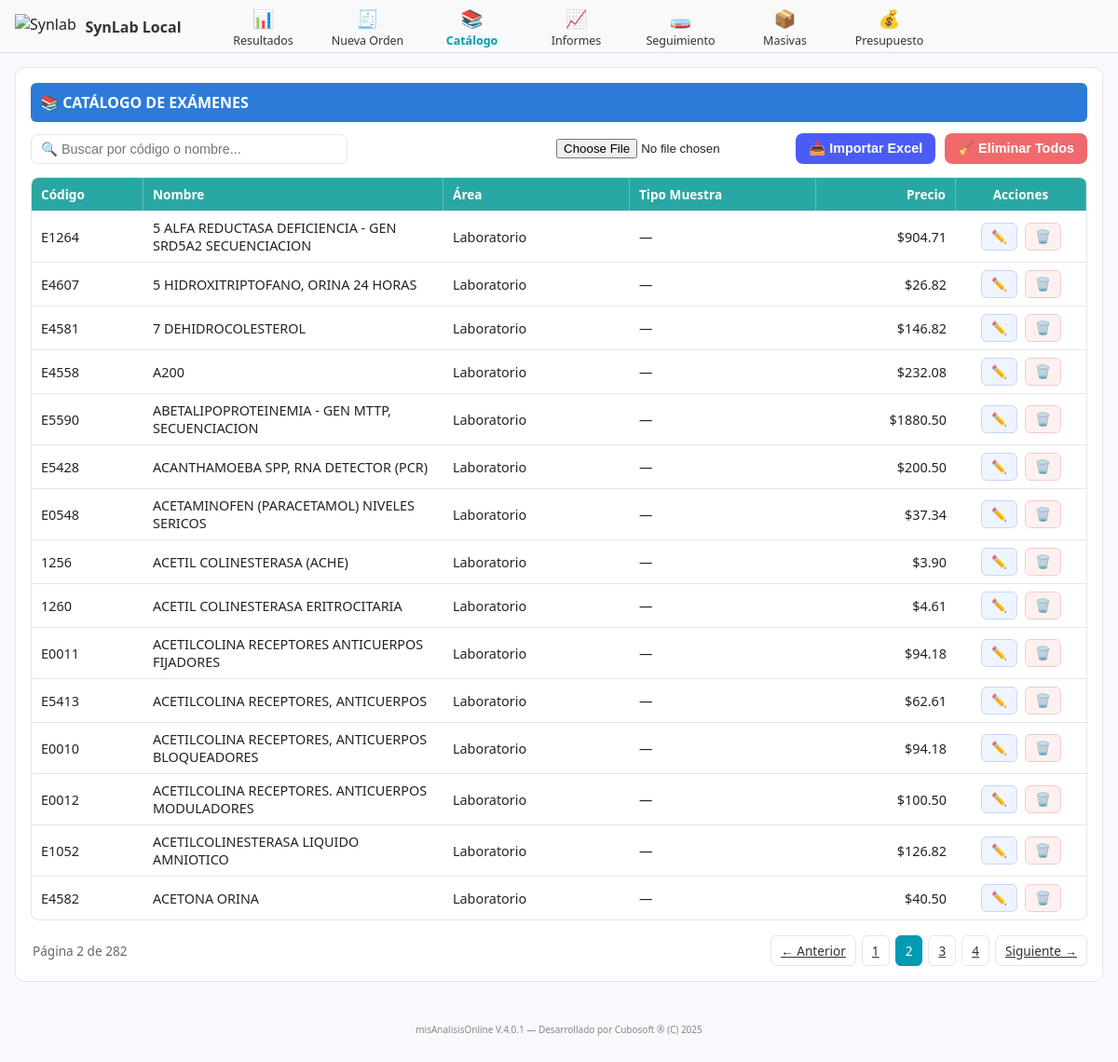
The page /catalogo/?page=2 (signed in) on the database its author committed.
### laboratorio/models.py (models this page shows, shortened)
class Examen(models.Model):
    codigo = models.CharField(max_length=50, unique=True)
    nombre = models.CharField(max_length=200)
    area = models.CharField(max_length=100)
    unidad = models.CharField(max_length=50, blank=True, null=True)
    muestra = models.CharField(max_length=100, blank=True, null=True)  # 🧪 NUEVO CAMPO
    precio = models.DecimalField(max_digits=10, decimal_places=2, default=0.00)
    referencia_synlab = models.CharField(max_length=50, blank=True, null=True)
    activo = models.BooleanField(default=True)
    creado_en = models.DateTimeField(auto_now_add=True)
    actualizado_en = models.DateTimeField(auto_now=True)
    creado_por = models.ForeignKey(User, related_name='examen_creado_por', on_delete=models.SET_NULL, null=True, blank=True)
    modificado_por = models.ForeignKey(User, related_name='examen_modificado_por', on_delete=models.SET_NULL, null=True, blank=True)

### laboratorio/views.py (the view)
# urls.py: path('catalogo/', views.catalogo_examenes, name='catalogo_examenes'),
@login_required
def catalogo_examenes(request):
    examenes_list = Examen.objects.all().order_by('area', 'nombre')
    query = request.GET.get('q', '').strip()
    if query:
        examenes_list = examenes_list.filter(nombre__icontains=query) | examenes_list.filter(codigo__icontains=query)
    paginator = Paginator(examenes_list, 15)
    page_number = request.GET.get('page')
    examenes = paginator.get_page(page_number)
    return render(request, 'laboratorio/catalogo.html', {'examenes': examenes, 'query': query})

### laboratorio/templates/laboratorio/catalogo.html (shortened to what this page needs)
{% extends "base.html" %}
{% block content %}
<div class="slx-panel">
  <div class="slx-title">📚 Catálogo de Exámenes</div>
  <div class="slx-header">
    <div class="slx-searchbar">
      <input type="search" id="buscarExamen" value="{{ query }}" class="slx-input" placeholder="🔍 Buscar por código o nombre...">
    </div>
    <div style="display:flex; gap:10px; align-items:center;">
      <form method="post" action="{% url 'catalogo_importar_excel' %}" enctype="multipart/form-data" class="d-flex align-items-center gap-2">
        <input type="file" name="archivo" accept=".xlsx" required>
        <button class="slx-btn slx-btn--blue">📤 Importar Excel</button>
      </form>
      <button type="button" id="btnEliminarTodos" class="slx-btn slx-btn--red">🧹 Eliminar Todos</button>
    </div>
  </div>
  <div id="tablaExamenes" class="slx-tablewrap">
    <div class="slx-thead">
      <div>Código</div>
      <div>Nombre</div>
      <div>Área</div>
      <div>Tipo Muestra</div>
      <div style="text-align:right;">Precio</div>
      <div style="text-align:center;">Acciones</div>
    </div>
    {% for e in examenes %}
    <div class="slx-row" data-id="{{ e.id }}">
      <div>{{ e.codigo }}</div>
      <div>{{ e.nombre }}</div>
      <div>{{ e.area }}</div>
      <div>{{ e.muestra|default:"—" }}</div>
      <div style="text-align:right;">${{ e.precio|floatformat:2 }}</div>
      <div class="slx-actions">
        <button class="slx-mini slx-mini--edit btn-edit" title="Editar">✏️</button>
        <button class="slx-mini slx-mini--del btn-del" title="Eliminar">🗑️</button>
      </div>
    </div>
    {% empty %}
    <div class="slx-empty">No hay exámenes registrados</div>
    {% endfor %}
  </div>
  {% if examenes.has_other_pages %}
  <div class="slx-pagination">
    <div class="slx-page-info">
      Página {{ examenes.number }} de {{ examenes.paginator.num_pages }}
    </div>
    {% if examenes.has_previous %}
      <a href="?page={{ examenes.previous_page_number }}{% if query %}&q={{ query }}{% endif %}" class="slx-page-btn">← Anterior</a>
    {% endif %}
    {% for i in examenes.paginator.page_range %}
      {% if i == examenes.number %}
        <span class="slx-page-btn active">{{ i }}</span>
      {% elif i >= examenes.number|add:-2 and i <= examenes.number|add:2 %}
        <a href="?page={{ i }}{% if query %}&q={{ query }}{% endif %}" class="slx-page-btn">{{ i }}</a>
      {% endif %}
    {% endfor %}
    {% if examenes.has_next %}
      <a href="?page={{ examenes.next_page_number }}{% if query %}&q={{ query }}{% endif %}" class="slx-page-btn">Siguiente →</a>
    {% endif %}
  </div>
  {% endif %}
</div>
{% endblock %}

### laboratorio/static/laboratorio/CSS/estilo_ordenes.css (style rules this page uses)
:root { --bg:#f6f7fb; --card:#ffffff; --line:#e9edf3; --text:#2a2f36; --muted:#6a7380; --primary:#0b62c3; --primary-tint:#e8f2ff; --secondary:#5e6b7c; --secondary-tint:#eef2f6; --info:#7d8793; --shadow:0 1px 3px rgba(0,0,0,.06); --radius:12px; }
body { margin:0; background:var(--bg); color:var(--text); font-family:-apple-system,"Segoe UI",Roboto,Inter,Arial,sans-serif; }

### laboratorio/templates/base.html (style rules this page uses)
body { background-color:#f8f9fc;font-family:'Segoe UI',sans-serif; color:#222;margin:0;padding-top:72px; }

### laboratorio/templates/laboratorio/catalogo.html (style rules this page uses)
:root { --slx-blue:#2d7bd8; --slx-cyan:#29a7a4; --slx-border:#e3e6ea; --slx-bg:#fff; --slx-red:#e85a5e; --slx-green:#cdeedd; --slx-purple:#4b4bf7; }
.slx-panel { background:var(--slx-bg);border:1px solid var(--slx-border);border-radius:10px;padding:16px;margin-bottom:20px; }
.slx-title { background:var(--slx-blue);color:#fff;font-weight:700;padding:10px;border-radius:6px;margin-bottom:12px;text-transform:uppercase; }
.slx-header { display:flex;justify-content:space-between;align-items:center;margin-bottom:14px;flex-wrap:wrap;gap:12px; }
.slx-searchbar { display:flex;align-items:center;gap:8px;width:340px; }
.slx-input { width:100%;border:1px solid var(--slx-border);border-radius:8px;padding:7px 10px;font-size:.9rem; }
.slx-btn { display:inline-flex;align-items:center;gap:6px;font-size:.9rem;font-weight:600;border-radius:8px;padding:8px 14px;border:0;cursor:pointer; }
.slx-btn--blue { background:#4b5cf6;color:#fff; }
.slx-btn--red { background:#ef696d;color:#fff; }
.slx-tablewrap { border:1px solid var(--slx-border);border-radius:8px;overflow:hidden; }
.slx-thead { display:grid;grid-template-columns:120px 1fr 200px 200px 150px 140px;background:var(--slx-cyan);color:#fff;font-weight:700;font-size:.85rem; }
.slx-thead>div { padding:8px 10px;border-right:1px solid rgba(255,255,255,.25); }
.slx-row { display:grid;grid-template-columns:120px 1fr 200px 200px 150px 140px;border-top:1px solid var(--slx-border);align-items:center; }
.slx-row>div { padding:8px 10px;font-size:.9rem; }
.slx-actions { display:flex;justify-content:center;gap:8px; }
.slx-mini { font-size:.85rem;border-radius:6px;padding:6px 10px;cursor:pointer; }
.slx-mini--edit { background:#eef5ff;color:#2d7bd8;border:1px solid #c4d7ff; }
.slx-mini--del { background:#fff0f0;color:#d83a3a;border:1px solid #f1cccc; }
.slx-pagination { display:flex;justify-content:flex-end;align-items:center;gap:6px;margin-top:16px;flex-wrap:wrap; }
.slx-page-btn { border:1px solid var(--slx-border);background:#fff;border-radius:6px;padding:6px 10px;font-size:.85rem;cursor:pointer;color:#333; }
.slx-page-btn.active { background:#009bb3;color:#fff;border-color:#009bb3; }
.slx-page-info { font-size:.85rem;color:#666;margin-right:auto;padding-left:2px; }

### rows shown on the page
Examen: codigo "E1264", nombre "5 ALFA REDUCTASA DEFICIENCIA - GEN SRD5A2 SECUENCIACION", area "Laboratorio", muestra "—", precio "904.71"
Examen: codigo "E4607", nombre "5 HIDROXITRIPTOFANO, ORINA 24 HORAS", area "Laboratorio", muestra "—", precio "26.82"
Examen: codigo "E4581", nombre "7 DEHIDROCOLESTEROL", area "Laboratorio", muestra "—", precio "146.82"
Examen: codigo "E4558", nombre "A200", area "Laboratorio", muestra "—", precio "232.08"
Examen: codigo "E5590", nombre "ABETALIPOPROTEINEMIA - GEN MTTP, SECUENCIACION", area "Laboratorio", muestra "—", precio "1880.50"
Examen: codigo "E5428", nombre "ACANTHAMOEBA SPP, RNA DETECTOR (PCR)", area "Laboratorio", muestra "—", precio "200.50"
Examen: codigo "E0548", nombre "ACETAMINOFEN (PARACETAMOL) NIVELES SERICOS", area "Laboratorio", muestra "—", precio "37.34"
Examen: codigo "1256", nombre "ACETIL COLINESTERASA (ACHE)", area "Laboratorio", muestra "—", precio "3.90"
Examen: codigo "1260", nombre "ACETIL COLINESTERASA ERITROCITARIA", area "Laboratorio", muestra "—", precio "4.61"
Examen: codigo "E0011", nombre "ACETILCOLINA RECEPTORES ANTICUERPOS FIJADORES", area "Laboratorio", muestra "—", precio "94.18"
Examen: codigo "E5413", nombre "ACETILCOLINA RECEPTORES, ANTICUERPOS", area "Laboratorio", muestra "—", precio "62.61"
Examen: codigo "E0010", nombre "ACETILCOLINA RECEPTORES, ANTICUERPOS BLOQUEADORES", area "Laboratorio", muestra "—", precio "94.18"
Examen: codigo "E0012", nombre "ACETILCOLINA RECEPTORES. ANTICUERPOS MODULADORES", area "Laboratorio", muestra "—", precio "100.50"
Examen: codigo "E1052", nombre "ACETILCOLINESTERASA LIQUIDO AMNIOTICO", area "Laboratorio", muestra "—", precio "126.82"
Examen: codigo "E4582", nombre "ACETONA ORINA", area "Laboratorio", muestra "—", precio "40.50"

### other values the page prints
{{ examenes.number }} "2"
{{ examenes.paginator.num_pages }} "282"
{{ i }} "1" "3" "4"
{{ i }} "2"
